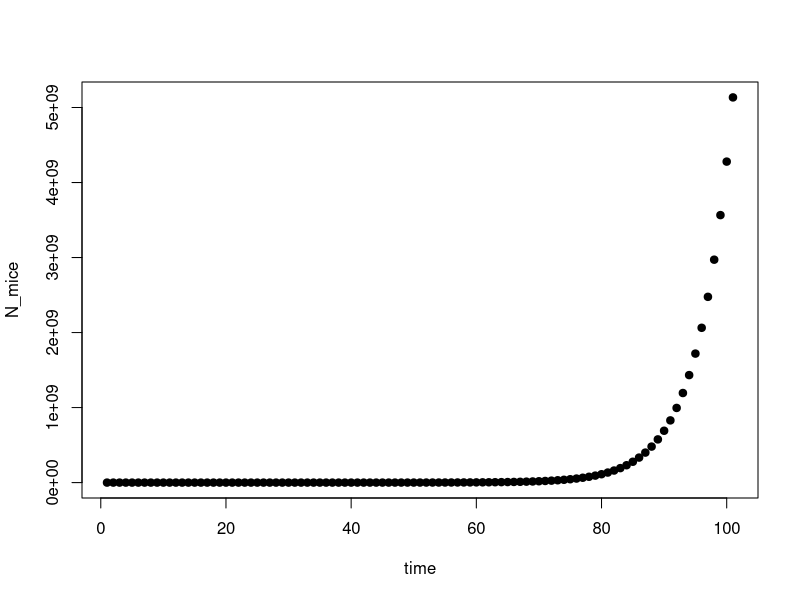
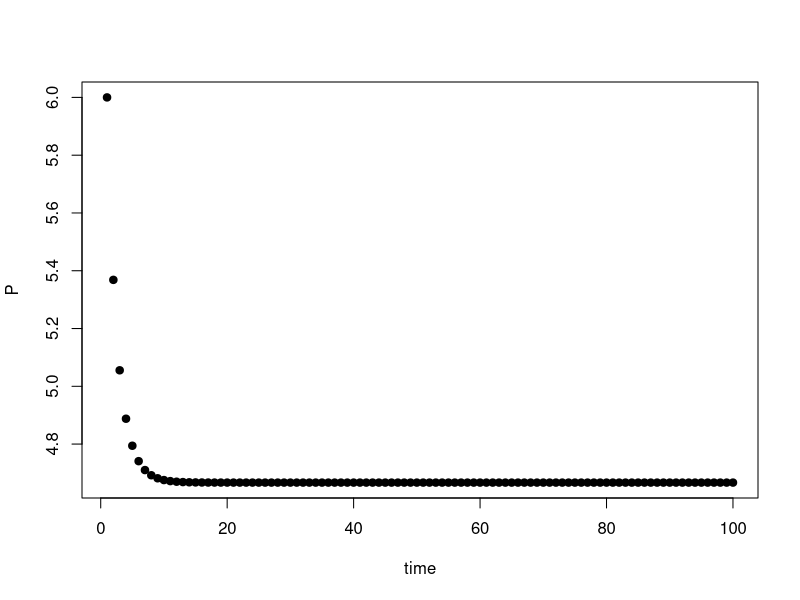
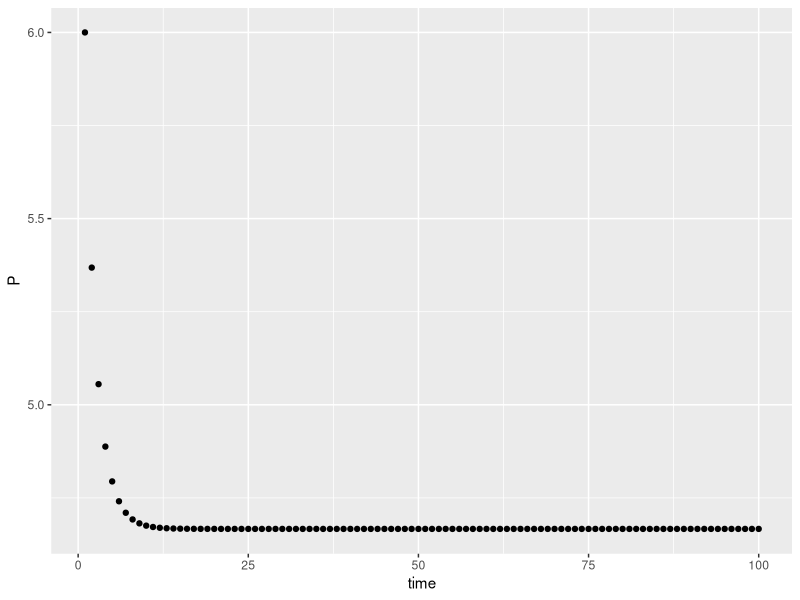
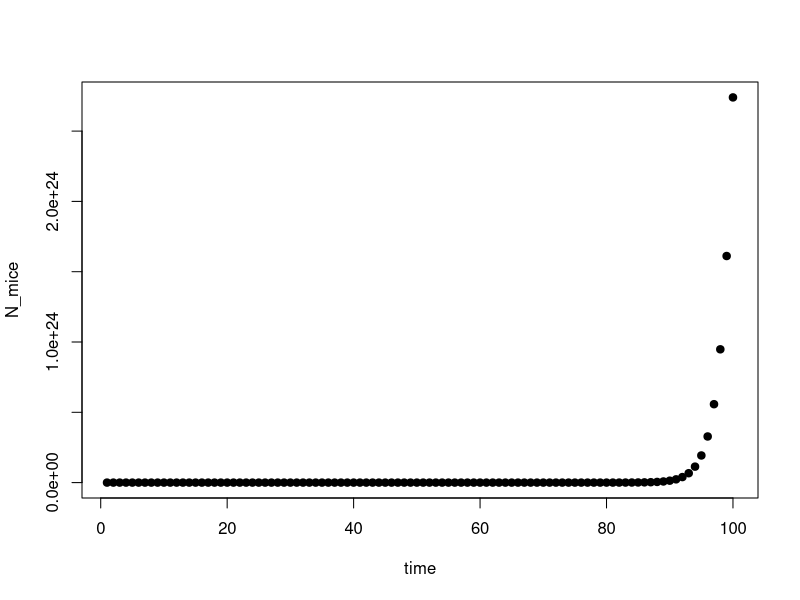
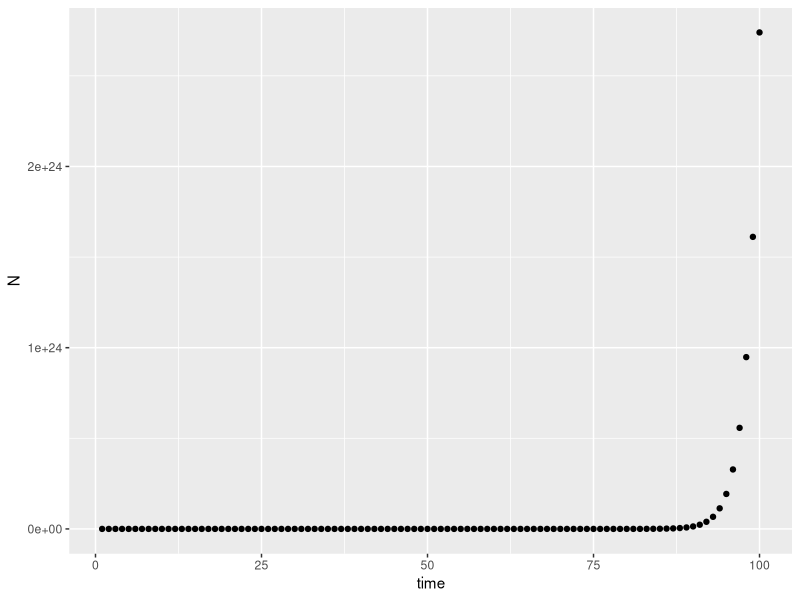
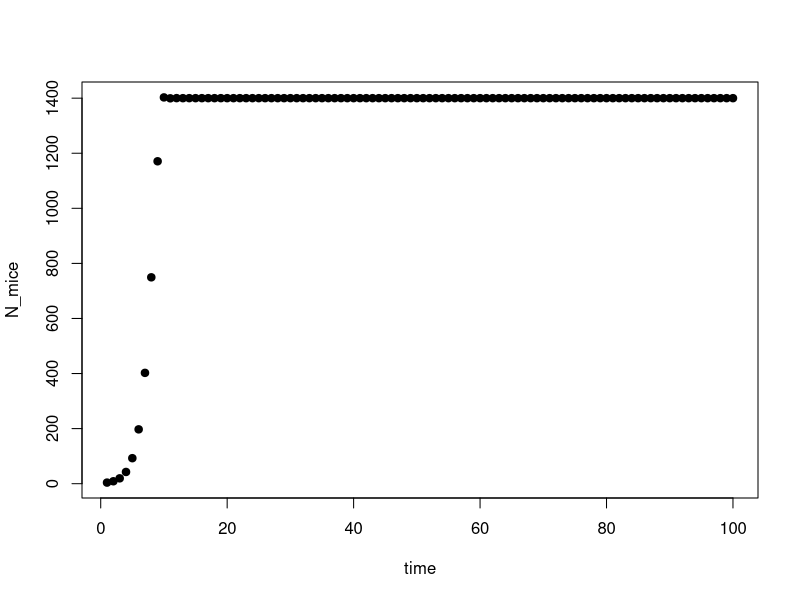
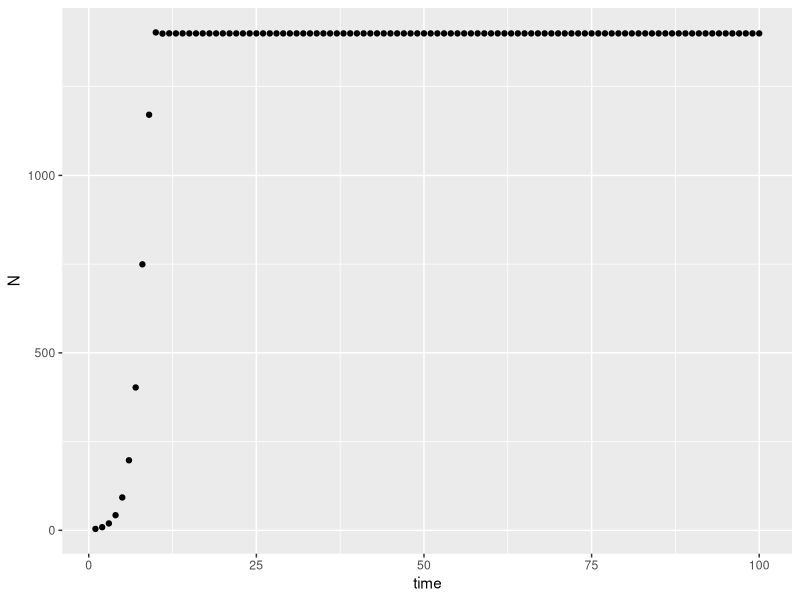

Here is the R script that generated these plots, in order:
## ---- chunk 1
knitr::opts_chunk$set(echo = TRUE)
library(ggplot2)
library(deSolve)
## ---- chunk 2
my_fun <- function(x,y){
  z <- x+y
  return(z)
}
my_fun(17,3)
## ---- chunk 3
# note how the loop changes the value of the variable x for each iteration of the loop: first x=1 and 'print(x)' is executed. Then x=2, then x=3, and so on.
for (x in 1:5) {
    print(x)
}
## ---- chunk 4
for(i in 1:5){
  z <- i + 6
  print(z)
}
## ---- chunk 5
a <- rep(NA,5)
for(i in 1:5){
  a[i] <- i
}
a
## ---- chunk 6
b <- c("I","love","R")
for(i in 1:length(b)){
  print(b[i])
}
## ---- chunk 7
## Step 1. Write values for the parameters in the model (and initial values of state variables)
# d - the *fraction* of mice in yard eaten by cat / day --> 0-1
d <- .7
# b - the *number* of mice born per mouse / day --> N (0-infinity)
b <- 3
# m - the *number* of mice arriving in the yard per day --> N (0-infinity)
m <- 4
# N0 - the initial number of mice in the yard when we begin the survey
Nt <- 42

## Step 2. Write a function that will calculate values of number of mice from one time step to the next.
mice <- function(Nt,d,b,m){
  Nt1 <- (1+b)*(1-d)*Nt + m
  return(Nt1)
}

## Step 3. Call the function
#mice(Nt,d,b,m)

## Step 4. Follow the mice population size over some time intervals
# N - a variable where we record the population size over time
N <- Nt

for(i in 1:100){
  Nt1 <- mice(Nt,d,b,m)
  N <- c(N,Nt1)
  Nt <- Nt1
}

#N
#plot(N)
plot(N,xlab="time",ylab="N_mice",pch=19,col="black")
dat <- as.data.frame(N)
dat$time <- as.numeric(rownames(dat))
#library(ggplot2)
#ggplot2::ggplot(dat,aes(time,N)) + geom_point()
## ---- chunk 8
# Step 1. Example parameters
b <- 1.7
c <- .15
Pt <- 6

# Step 2. Example equation function
example_equation_function <- function(b,c,Pt){
  Pt1 <- (b*Pt) / (1 + c*Pt)
  return(Pt1)
}

# Step 3. Make sure the function works
Pt1 <- example_equation_function(b,c,Pt)

# Step 4. Create a new variable to hold future values of P
P <- rep(NA,100)

# Step 5. Create a for loop to iteratively calculate P
P[1] <- Pt
for(i in 2:100){
  P[i] <- example_equation_function(b,c,Pt)
  Pt <- P[i]
}

# Step 6. Plot P over time
plot(P,xlab="time",ylab="P",pch=19,col="black")
dat <- as.data.frame(P)
dat$time <- as.numeric(rownames(dat))
library(ggplot2)
ggplot2::ggplot(dat,aes(time,P)) + geom_point()
## ---- chunk 9
## Step 1. Write values for the parameters in the model (and initial values of state variables)
# R - the population growth rate, expressed as the number of individuals that replace an individual in the population (where R=1 is each individual replacing itself, and therefore no change in population size over time) --> N (-infinity - infinity)
R <- 1.7
# N0 - the initial population size
N0 <- 42

## Step 2. Write a function that will calculate values of number of individuals from one time step to the next.
disc_exp <- function(R,N0){
  Nt1 <- R*N0
  return(Nt1)
}

## Step 3. Call the function
disc_exp(R,N0)

# Step 4. Create a new variable to hold future values of N
N <- rep(NA,100)

# Step 5. Create a for loop to iteratively calculate N
N[1] <- N0
for(i in 2:100){
  N[i] <- disc_exp(R,N0)
  N0 <- N[i]
}

# Step 6. Plot N over time
plot(N,xlab="time",ylab="N_mice",pch=19,col="black")
dat <- as.data.frame(N)
dat$time <- as.numeric(rownames(dat))

library(ggplot2)
ggplot2::ggplot(dat,aes(time,N)) + geom_point()
## ---- chunk 10
disc_log <- function(r,Nt=N0,K){
  Nt1 <- Nt + r*Nt*(1-Nt/K)
  return(Nt1)
}
## ---- chunk 11
# Step 1. parameters
r <- 1.21
K <- 1400
N0 <- 4

# Step 2. equation function
disc_log <- function(r,Nt=N0,K){
  Nt1 <- Nt + r*Nt*(1-Nt/K)
  return(Nt1)
}

# Step 3. Make sure the function works
Nt1 <- disc_log(r,N0,K)

# Step 4. Create a new variable to hold future values of N
N <- rep(NA,100)

# Step 5. Create a for loop to iteratively calculate N
N[1] <- N0
for(i in 2:100){
  N[i] <- disc_log(r,N0,K)
  N0 <- N[i]
}

# Step 6. Plot N over time
plot(N,xlab="time",ylab="N_mice",pch=19,col="black")
dat <- as.data.frame(N)
dat$time <- as.numeric(rownames(dat))

library(ggplot2)
ggplot2::ggplot(dat,aes(time,N)) + geom_point()
